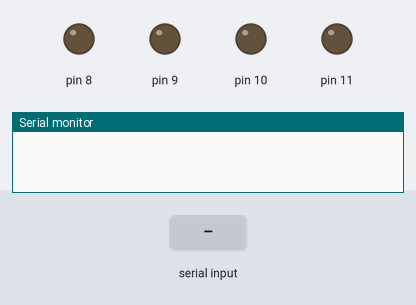
The sketch below on a simulated Arduino Uno, built with avr-gcc and run on an emulated ATmega328P. Shown: output pins drawn as LEDs (lit = HIGH), the last lines printed to the serial monitor. The test bench sets the inputs (shaded band).

Above: at 1.2 s.
1.3 s: "90,45\n" received over Serial
At 2.1 s:
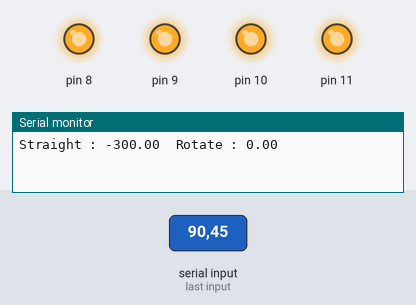
Timing chart, 0 to 4.3 s (numbered marks = the images above; inputs shaded):
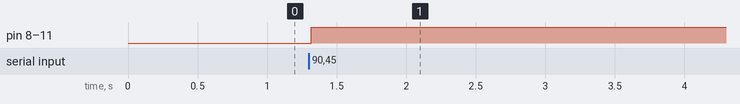

Measured:
- after the input at 1.3 s, pin 8–11: LOW → HIGH at once

The sketch:

arduino_main.ino
```cpp
/*
이 코드는 초음파센서/PID 제어기가 적용된 최종 버전이 아닙니다.
해당 코드는 분실되어 초음파 센서 없이 P제어기만을 사용하는 코드입니다.
*/

#define FRONT LOW
#define BACK HIGH
#define MOTORMIN 0
#define MOTORMAX 255
#define RIGHT_CORR 1.3
#define LEFT_CORR 1

#define DESIRED_RANGE 100
#define DESIRED_ANGLE 0
#define DISTANCE_MARGIN 5
#define LATERAL_MARGIN 5
#define LATERAL_MAX 70

typedef struct {
	float raw;
	float pre_filtered;
	float cur_filtered;
} SIGNAL;

typedef struct {
	int trig;
	int echo;
	SIGNAL signals;
} SONAR;

typedef struct {
	int dir;
	int pwm;
	int dirVal;
	int runVal;
} Motor;

typedef struct {
	float cur;
	float pre;
	float differential;
	float integral;
} ERROR_VAL;

typedef struct {
	float Kp;
	float Ki;
	float Kd;
} PID_GAIN;

Motor left = {8, 9, HIGH, 0};
Motor right = {10, 11, HIGH, 0};

ERROR_VAL rangeError, angleError;
PID_GAIN r = {3, 0, 0};
PID_GAIN a = {1.5, 0, 0};


String state;
void setup(){
	pinMode(left.dir, OUTPUT);
	pinMode(left.pwm, OUTPUT);
	pinMode(right.dir, OUTPUT);
	pinMode(right.pwm, OUTPUT);
	Serial.begin(9600);
	Serial.setTimeout(10);
}

float string2double(String & str){
	return atof(str.c_str());
}

float LPF(SIGNAL* signals, float tau){
	signals->cur_filtered = tau*signals->raw+(1-tau)*signals->pre_filtered;
	signals->pre_filtered = signals->cur_filtered;
	return signals->cur_filtered;
}

float distance(SONAR* sensor, int isLPF){
	digitalWrite(sensor->trig, LOW);
	digitalWrite(sensor->echo, LOW);
	delayMicroseconds(2);
	digitalWrite(sensor->trig, HIGH);
	delayMicroseconds(10);
	digitalWrite(sensor->trig, LOW);
	unsigned long duration = pulseIn(sensor->echo, HIGH, 2000);
	sensor->signals.raw = ((float)(duration*340)/10000)/2;
	if(isLPF){
		return LPF(&(sensor->signals), 0.35);
	}
	else return sensor->signals.raw;
}

float DistanceGap(float desired, float range){
	if(abs(desired-range) <= DISTANCE_MARGIN) return 0;
	else return range-desired;
}

float LateralGap(float desired, float range){
	if(abs(desired-range) <= LATERAL_MARGIN) return 0;
	else {
    float tmpVal = 0;
    	if(range > 0) tmpVal = (range-LATERAL_MARGIN)-desired;
    	else tmpVal = (range+LATERAL_MARGIN)-desired;
		return constrain(tmpVal, -LATERAL_MAX, LATERAL_MAX);
	}
}

float CtrlVal(ERROR_VAL err, PID_GAIN pid){
	return pid.Kp*err.cur+pid.Ki*err.integral+pid.Kd*err.differential;
}

void MotorRun(int leftVal, int rightVal){
  if(leftVal >= 0) left.dirVal = FRONT;
  else left.dirVal = BACK;
  if(rightVal >= 0) right.dirVal = FRONT;
  else right.dirVal= BACK;

  left.runVal = constrain(abs(LEFT_CORR*leftVal), MOTORMIN, MOTORMAX);
  right.runVal = constrain(abs(RIGHT_CORR*rightVal), MOTORMIN, MOTORMAX);

  digitalWrite(left.dir, left.dirVal);
  digitalWrite(right.dir, right.dirVal);
  analogWrite(left.pwm, left.runVal);
  analogWrite(right.pwm, right.runVal);
  return;
}

float found, range, angle;
float straightVal = 0, rotateVal = 0;

void loop(){

	if(Serial.available()){
		String msg = Serial.readString();
    int idxSep, jdxSep;
    idxSep = msg.indexOf(',');
    jdxSep = msg.indexOf(',', idxSep+1);
		if(idxSep != -1 && jdxSep != -1){
      String msg_found = msg.substring(0, idxSep);
      String msg_dist= msg.substring(idxSep+1, jdxSep);
      String msg_angle = msg.substring(jdxSep+1);
      found = string2double(msg_found);
      range = string2double(msg_dist);
      range = (found==1)?range:DESIRED_RANGE;
      angle = string2double(msg_angle);
      angle = (found==1)?angle:DESIRED_ANGLE;

      Serial.println("Found : "+String(found)+"\tRange : "+String(range)+"\tAngle : "+String(angle));
		}
		angleError.cur = LateralGap(DESIRED_ANGLE, angle);
		rangeError.cur = DistanceGap(DESIRED_RANGE, range);
		straightVal = CtrlVal(rangeError, r);
		rotateVal = CtrlVal(angleError, a);
    Serial.println("Straight : "+String(straightVal)+"\tRotate : "+String(rotateVal));
	}

  MotorRun(straightVal+rotateVal, straightVal-rotateVal);
	delay(1);

}
```
